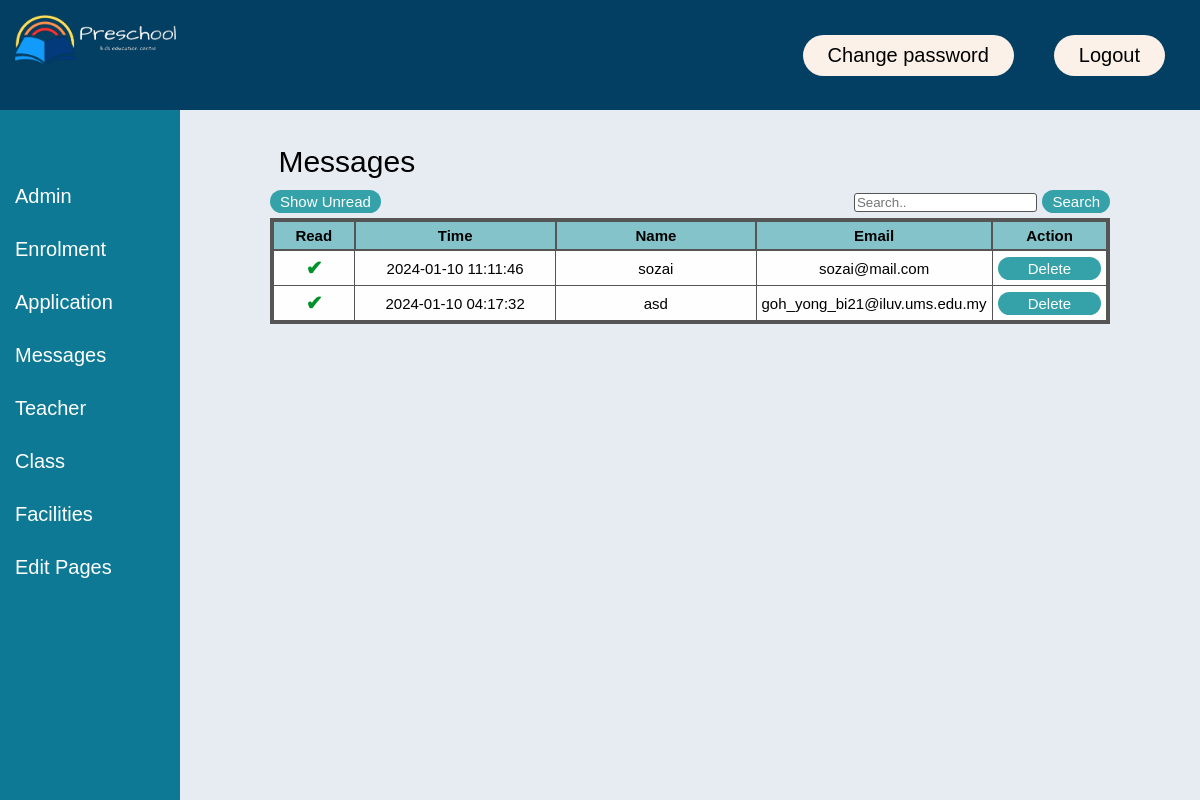
Page /message/message.php (signed in) on the committed database.
### tables this page shows
CREATE TABLE `message` (
  `mess_id` int(11) NOT NULL,
  `mess_name` varchar(120) DEFAULT NULL,
  `mess_email` varchar(120) DEFAULT NULL,
  `message` text DEFAULT NULL,
  `mess_time` timestamp NOT NULL DEFAULT current_timestamp(),
  `mess_status` tinyint(1) NOT NULL DEFAULT 0
);

### message/message.php (the view, shortened to what this page needs)
<?php
include("../config.php");
?>
<!DOCTYPE html>
<html lang="en">
<head>
    <link rel="stylesheet" href="../css/message.css">
    <link rel="stylesheet" href="../css/admin_header.css">
</head>
<body onload="makeTableScroll()">
    <?php include('../admin_header.php');?>
    <div class="container">
        <h1>Messages</h1>
        <div class="search">
            <form action="message_show_unread.php" mehod="post">
                <input type="submit" value="Show Unread">
            </form>
            <form action="message_search.php" method="post">
                <input type="text" placeholder="Search.." name="search">
                <input type="submit" value="Search">
            </form>
        </div>
        <div class="scrolling_table" >
            <table id="message_table" class="message_table" >
            <thead>
                <th style="width:10%">Read</th>
                <th style="width:25%">Time</th>
                <th style="width:25%">Name</th>
                <th style="width:25%">Email</th>
                <th style="width:10%">Action</th>
            </thead>
                <?php
                    $sql =  "SELECT * FROM message ORDER BY mess_time DESC";
                    $result = mysqli_query($conn, $sql);
                    if(mysqli_num_rows($result) > 0){
                        while($row =mysqli_fetch_assoc($result)){
                            echo '<tr data-href="read_message.php?id=' . $row["mess_id"] . '" class="message_row">';
                                if($row["mess_status"]){
                                    echo "<td style='color: #009129; font-weight:900; font-size:20px'>&#10004;";
                                }
                                else{
                                    echo "<td style='color: lightblue; font-weight:900; font-size:20px'>&#10004;";
                                }
                            echo "</td>
                            <td>" . $row["mess_time"] . "</td>
                            <td>". $row["mess_name"] . "</td>
                            <td>" . $row["mess_email"] . "</td>";
                            echo '<td class="message_button_action">
                                    <a href="message_delete.php?id=' . $row["mess_id"] . '" onclick="return confirm(\'Delete selected message?\');">Delete</a>';
                            echo "</td></tr>";
                        }
                    }
                    else{
                        echo '<div class="container">
                            <tr>
                                <td colspan="5" style="text-align:center;">0 result </td>
                            </tr>
                            </div>';
                    }
                ?>
            </table>
        </div>
        <br>
    </div>
    </body>
</html>

### css/message.css (style rules this page uses)
.container { width:70%; margin-left: 22.5%; margin-right: 7.5%; padding-top: 30px; }
.container h1 { width: 98%; height: 100%; margin: 5px; margin-left: auto; margin-right: auto; text-align: left; font-size: 30px; font-weight: normal; }
.scrolling_table { overflow-y: auto; border: solid 2px #555; }
.message_table { width: 100%; margin-left: auto; margin-right: auto; border-collapse: collapse; font-size: 15px; border: solid 2px #555; }
.message_table th, td { padding: 5px 5px; border: solid 2px #555; color:black; background-color: #fefefe; }
.message_table th { background-color: #84c3c9; font-size: 15px; font-weight: bold; }
.message_table td { text-align: center; border: solid 1px #555; }
.search { display: flex; justify-content: space-between; }
.search form { margin: 5px 0px; text-align:right; }
.search input[type="text"] { border: solid 1px #555; border-radius: 3px; }
.search input[type="submit"] { padding: 3px 10px; text-align: center; background-color: #35a2a9; border: none; border-radius: 50px; font-size: 15px; color: #fefefe; }
.message_button_action a { padding: 3px 30px; text-align: center; background-color: #35a2a9; border: none; border-radius: 50px; font-size: 15px; text-decoration: none; color: #fefefe; }
.message_table { width: 100%; background-color: black; }

### css/admin_header.css (style rules this page uses)
html { height: 100%; }
body { font-family: "Montserrat", sans-serif; font-weight: 500; font-size: 20px; text-decoration: none; box-sizing: border-box; height: 100%; margin: 0; padding: 0; background-color: #e6ecf1; }

### rows in the picture
message: mess_time "2024-01-10 11:11:46", mess_name "sozai", mess_email "sozai@mail.com"
message: mess_time "2024-01-10 04:17:32", mess_name "asd", mess_email "goh_yong_bi21@iluv.ums.edu.my"
